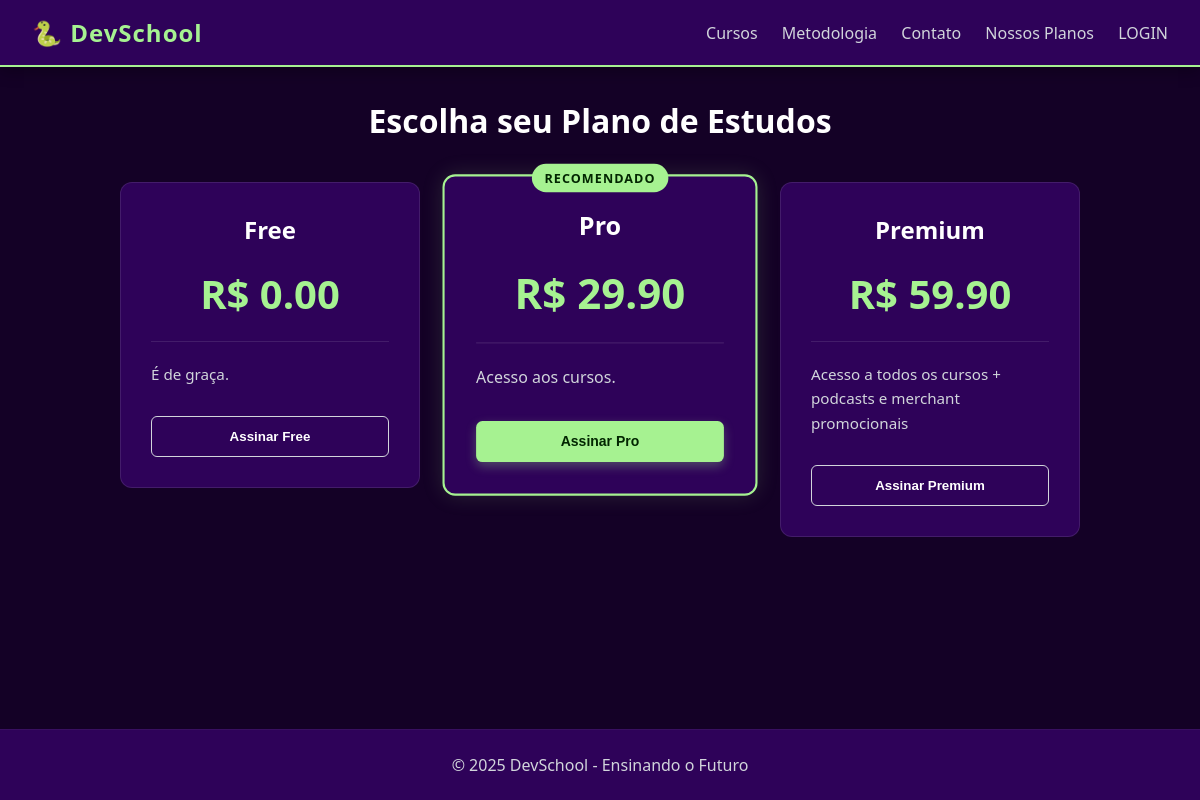
Screenshot of /assinaturas/ with the database file from the repository.
### app/models.py (models this page shows, shortened)
class Plano(models.Model):
    nome = models.CharField(max_length=20)
    preco = models.DecimalField(max_digits=8, decimal_places=2)
    beneficios = models.TextField()
    destaque = models.BooleanField(default=False)

### app/views.py (the view)
# urls.py: path('assinaturas/', views.assinaturas_view, name='assinaturas'),
def assinaturas_view(request):
    todas_as_assinaturas=Plano.objects.all()
    context = {
        "planos" : todas_as_assinaturas
    }
    return render(request, 'assinaturas.html', context)

### app/templates/assinaturas.html (shortened to what this page needs)
{% extends 'base.html' %}
{% block conteudo %}
    <div class="container">
        <h1 class="text-center mb-30" style="color: var(--text-main);">Escolha seu Plano de Estudos</h1>
        <div class="plans-container">
            {% for plano in planos %}
                <div class="plan-card {% if plano.destaque %}highlight{% endif %}">
                    {% if plano.destaque %}
                        <div class="badge-recommended">Recomendado</div>
                    {% endif %}
                    <h2 class="plan-name">{{ plano.nome }}</h2>
                    <div class="plan-price">
                        R$ {{ plano.preco }}
                    </div>
                    <div class="plan-benefits">
                        {{ plano.beneficios }}
                    </div>
                    <button class="btn-plan {% if plano.destaque %}btn-highlight{% else %}btn-outline{% endif %}">
                        Assinar {{ plano.nome }}
                    </button>
                </div>
            {% endfor %}
        </div>
    </div>
{% endblock %}

### app/static/style.css (style rules this page uses)
:root { --background-color: #140126; --primary-surface: #2E0259; --accent-color: #A6F291; --contrast-text: #022601; --text-main: #ffffff; --text-secondary: #d1d5db; }
* { margin: 0; padding: 0; box-sizing: border-box; }
body { font-family: 'Segoe UI', Tahoma, Geneva, Verdana, sans-serif; background-color: var(--background-color); color: var(--text-main); display: flex; flex-direction: column; min-height: 100vh; }
.container { max-width: 1100px; margin: 2rem auto; padding: 0 20px; flex: 1; width: 100%; }
h1, h3 { color: var(--text-main); margin-bottom: 20px; }
.text-center { text-align: center; }
.mb-30 { margin-bottom: 30px; }
.plans-container { display: flex; justify-content: center; align-items: flex-start; gap: 30px; flex-wrap: wrap; margin-top: 40px; }
.plan-card { background-color: var(--primary-surface); border: 1px solid rgba(255, 255, 255, 0.1); border-radius: 12px; padding: 30px; width: 300px; text-align: center; transition: transform 0.3s, border-color 0.3s, box-shadow 0.3s; position: relative; }
.plan-card.highlight { border: 2px solid var(--accent-color); box-shadow: 0 0 20px rgba(166, 242, 145, 0.15); transform: scale(1.05); z-index: 2; }
.badge-recommended { background-color: var(--accent-color); color: var(--contrast-text); font-size: 0.75rem; font-weight: bold; padding: 5px 12px; border-radius: 20px; position: absolute; top: -12px; left: 50%; transform: translateX(-50%); text-transform: uppercase; letter-spacing: 1px; }
.plan-name { color: var(--text-main); font-size: 1.5rem; margin-bottom: 10px; }
.plan-price { font-size: 2.5rem; font-weight: bold; color: var(--accent-color); margin: 20px 0; }
.plan-benefits { text-align: left; color: var(--text-secondary); font-size: 0.95rem; line-height: 1.6; margin-bottom: 30px; border-top: 1px solid rgba(255,255,255,0.1); padding-top: 20px; }
.btn-plan { width: 100%; padding: 12px; border-radius: 6px; font-weight: bold; cursor: pointer; transition: all 0.2s; }
.btn-outline { background: transparent; border: 1px solid var(--text-secondary); color: var(--text-main); }
.btn-highlight { background-color: var(--accent-color); color: var(--contrast-text); border: none; box-shadow: 0 4px 10px rgba(166, 242, 145, 0.3); }
:root { --danger-color: #ef4444; --danger-hover: #dc2626; }

### rows the page displays
Plano: nome "Free", preco "0.00", beneficios "É de graça."
Plano: destaque "RECOMENDADO", nome "Pro", preco "29.90", beneficios "Acesso aos cursos."
Plano: nome "Premium", preco "59.90", beneficios "Acesso a todos os cursos + podcasts e merchant promocionais"
